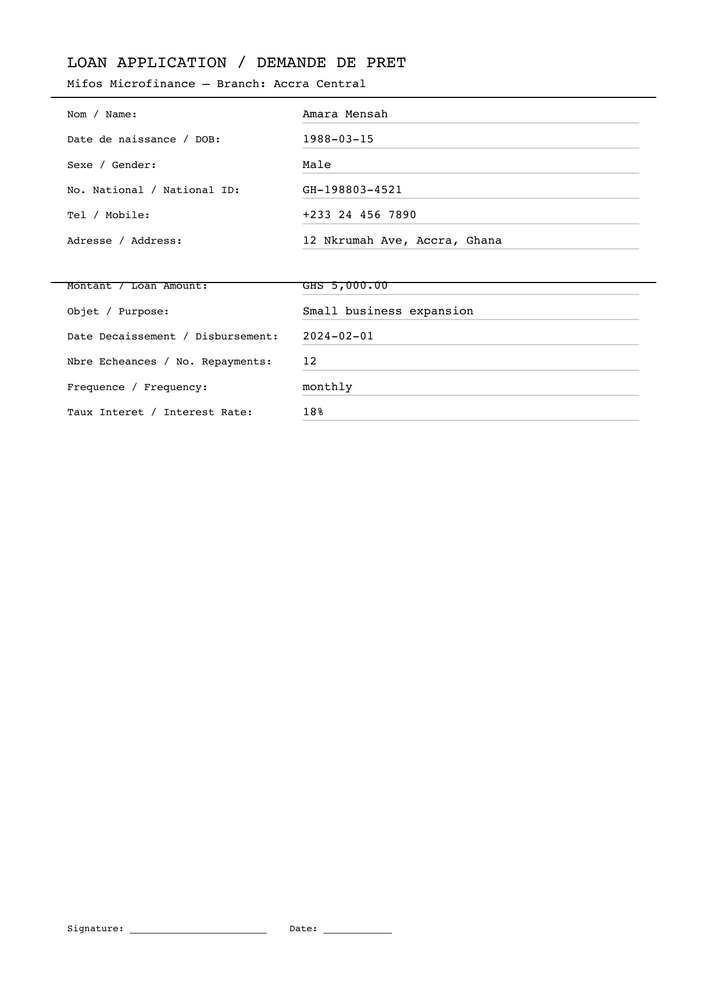
#> input picture sample_forms/handwritten_form_1.png, 707 x 999 px, shrunk from 1241 x 1754 before the run; its folder holds only this picture in this run
$ python -i ocr.py   (imports and definitions only)
#> lines starting #> are read from the running program, lines starting #| are printed output that depends on the picture; after the words box and inside, x2 and y2 are one past the last pixel; in counts of white or black regions, pixels touching at a corner belong together
#> further down, picture is the input picture: PIL image 707x999 RGB; min 0, max 255, mean 251.7
"""
ocr.py — Image preprocessing and Tesseract OCR extraction.

Handles skewed scans, low contrast, and mixed handwriting/print.
"""

import cv2
import numpy as np
import pytesseract
from PIL import Image
import io


def preprocess_image(image: Image.Image) -> np.ndarray:
    """
    Enhance scan quality before OCR:
    - Convert to grayscale
    - Deskew (straighten tilted scans)
    - Denoise
    - Adaptive threshold (handles uneven lighting)
    """
    img = np.array(image.convert("RGB"))
    gray = cv2.cvtColor(img, cv2.COLOR_RGB2GRAY)

    # Denoise
    denoised = cv2.fastNlMeansDenoising(gray, h=10)

    # Deskew
    deskewed = _deskew(denoised)

    # Adaptive threshold — works better than global for handwriting
    thresh = cv2.adaptiveThreshold(
        deskewed, 255,
        cv2.ADAPTIVE_THRESH_GAUSSIAN_C,
        cv2.THRESH_BINARY, 11, 2
    )

    return thresh


def _deskew(gray: np.ndarray) -> np.ndarray:
    """Rotate image to correct skew using Hough line detection."""
    edges = cv2.Canny(gray, 50, 150, apertureSize=3)
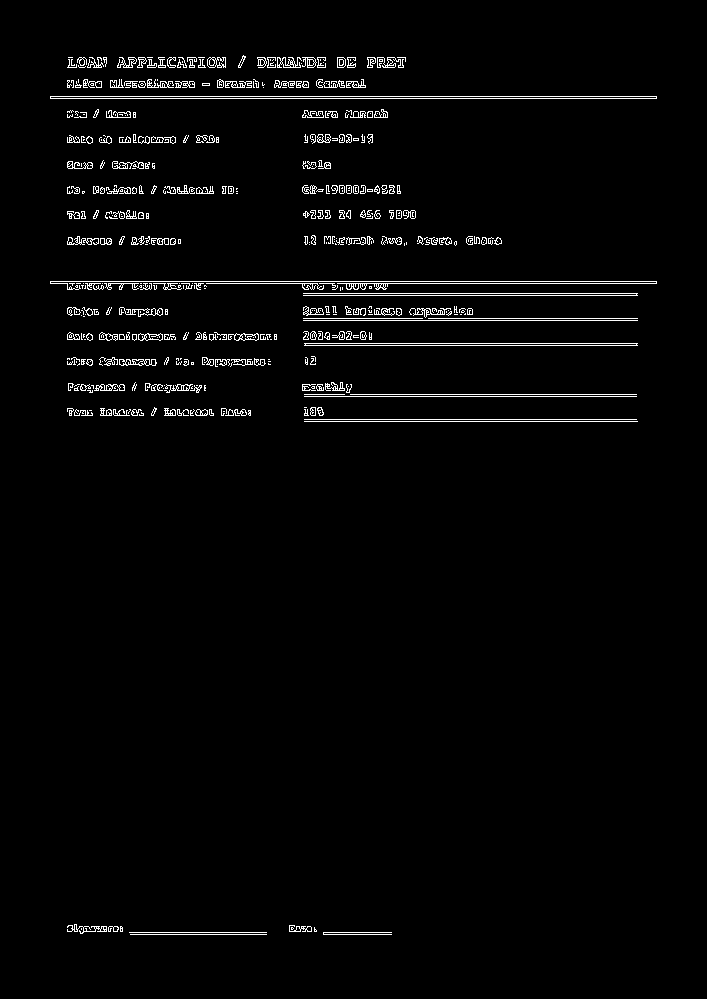
#> edges: shape (999, 707); 2.4% white in thin lines or dots, all inside (x1, y1, x2, y2) = (50, 55, 657, 935)
    lines = cv2.HoughLines(edges, 1, np.pi / 180, threshold=100)
#> lines = 117 rows, first 8: [96, 1.57], [98, 1.57], [281, 1.57], [283, 1.57], [293, 1.57], [295, 1.57], [320, 1.57], [343, 1.57]

    if lines is None:
        return gray

    angles = []
    for rho, theta in lines[:, 0]:
        angle = (theta - np.pi / 2) * (180 / np.pi)
        if abs(angle) < 45:  # ignore near-vertical lines
            angles.append(angle)
#> this loop made 117 passes
#> (rho, theta, angle) on passes 1 to 12: (96, 1.57, 2.5e-06), (98, 1.57, 2.5e-06), (281, 1.57, 2.5e-06), (283, 1.57, 2.5e-06), (293, 1.57, 2.5e-06), (295, 1.57, 2.5e-06), (320, 1.57, 2.5e-06), (343, 1.57, 2.5e-06), (345, 1.57, 2.5e-06), (421, 1.57, 2.5e-06), (396, 1.57, 2.5e-06), (419, 1.57, 2.5e-06)
#> angle on passes 61 to 66: 2, 3, -5, -1, 1, 1
#> after the loop, angles = 117 values, max 5 at index 105, min -12 at index 110, mean -0.265

    if not angles:
        return gray

    median_angle = float(np.median(angles))
#> median_angle = 2.5e-06
    if abs(median_angle) < 0.5:  # skip tiny corrections
        return gray

    h, w = gray.shape
    center = (w // 2, h // 2)
    M = cv2.getRotationMatrix2D(center, median_angle, 1.0)
    return cv2.warpAffine(gray, M, (w, h), flags=cv2.INTER_CUBIC,
                          borderMode=cv2.BORDER_REPLICATE)


# [44 lines left out: functions extract_text, image_to_bytes, not called in this run]

>>> from PIL import Image
>>> picture = Image.open('sample_forms/handwritten_form_1.png')
>>> result = preprocess_image(picture)
#> in preprocess_image, `thresh = cv2.adaptiveThreshold( deskewed, 255, cv2.ADAPTIVE_THRESH_GAU..`:
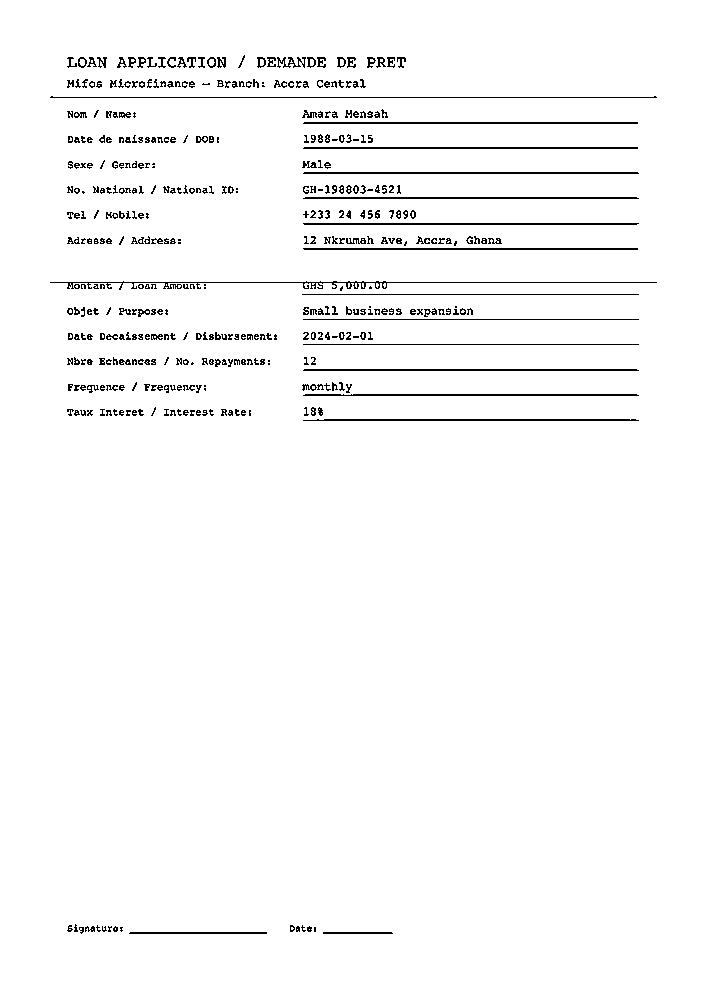
#> thresh: shape (999, 707); 97.3% white; black in thin lines or dots, all inside (x1, y1, x2, y2) = (50, 55, 657, 934)

$ run again, on sample_forms/sample_report_template.png
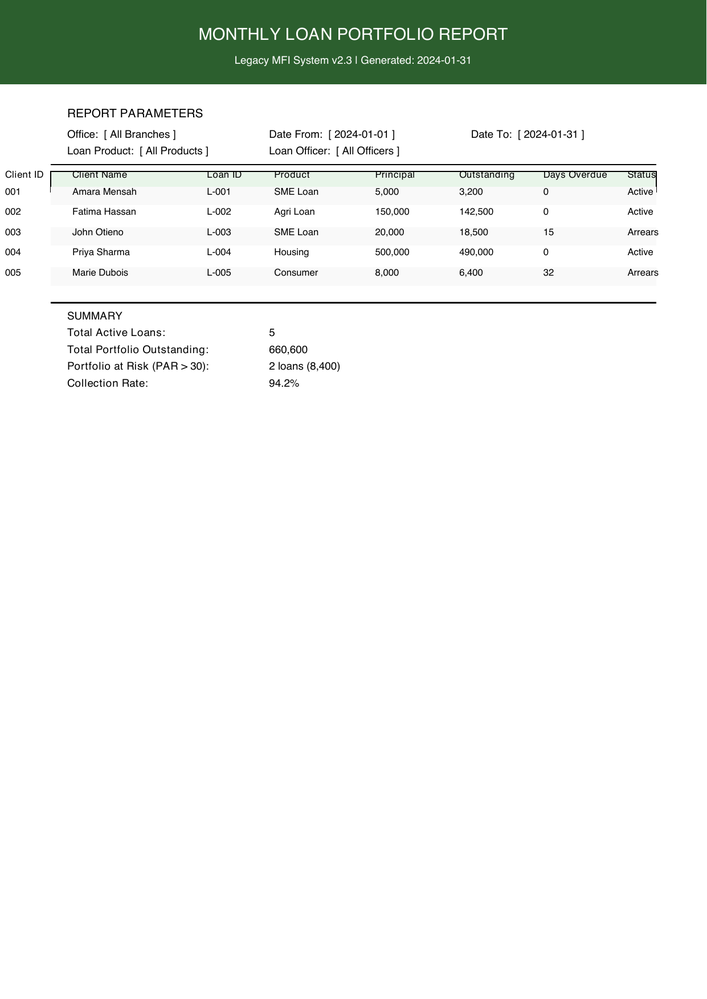
#> input picture sample_forms/sample_report_template.png, 707 x 999 px, shrunk from 1241 x 1754 before the run
#> picture is the input picture: PIL image 707x999 RGB; mean R, G, B 233.8, 238.1, 234
#> in _deskew, `edges = cv2.Canny(gray, 50, 150, apertureSize=3)`:
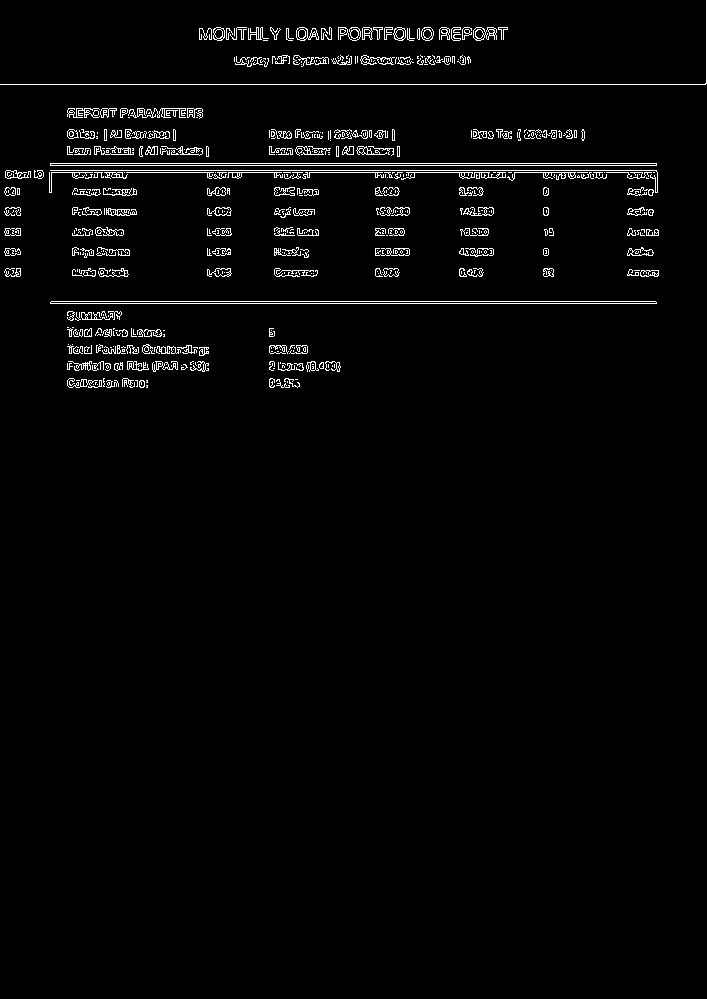
#> edges: shape (999, 707); 2.4% white in thin lines or dots, all inside (x1, y1, x2, y2) = (0, 0, 707, 388)
#> lines = 119 rows, first 8: [84, 1.57], [170, 1.57], [163, 1.57], [165, 1.57], [303, 1.57], [301, 1.57], [172, 1.57], [174, 1.55]
#> the loop in _deskew, `for rho, theta in lines[:, 0]:` made 119 passes
#> (rho, theta, angle) on passes 1 to 8: (84, 1.57, 2.5e-06), (170, 1.57, 2.5e-06), (163, 1.57, 2.5e-06), (165, 1.57, 2.5e-06), (303, 1.57, 2.5e-06), (301, 1.57, 2.5e-06), (172, 1.57, 2.5e-06), (174, 1.55, -1)
#> after the loop in _deskew, `for rho, theta in lines[:, 0]:`: angles = 119 values, max 13 at index 90, min -45 at index 101, mean -0.0588
#> median_angle = 2.5e-06
#> in preprocess_image, `thresh = cv2.adaptiveThreshold( deskewed, 255, cv2.ADAPTIVE_THRESH_GAU..`:
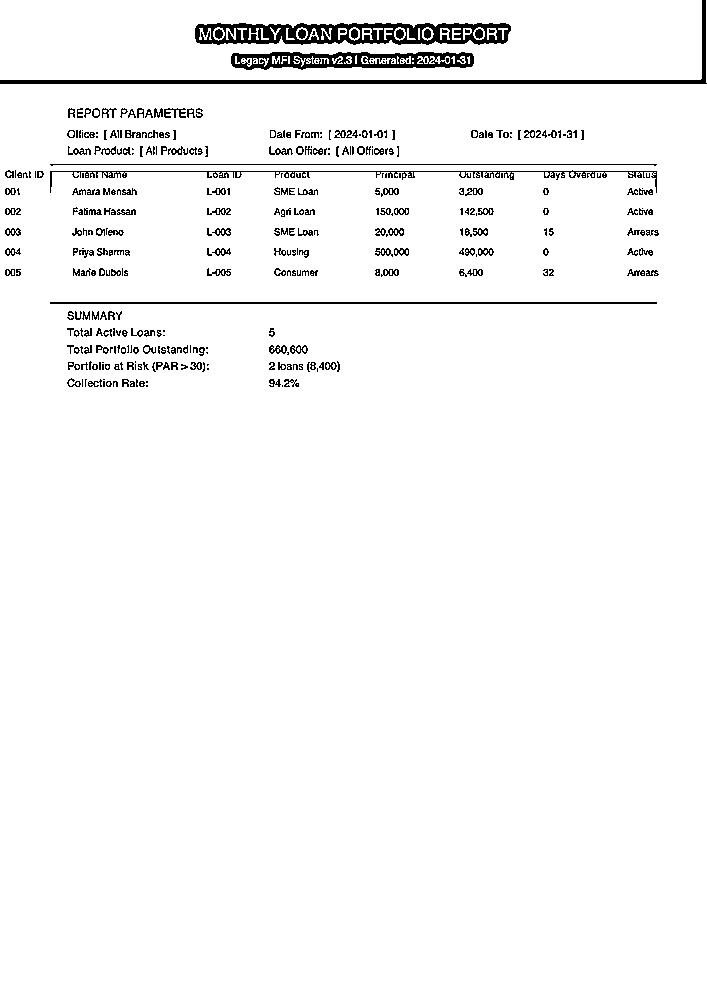
#> thresh: shape (999, 707); 96.7% white; 378 black regions (146 under 20 px), largest, box (x1, y1, x2, y2) and area: (195, 23, 511, 45) 4198, (0, 0, 707, 84) 3146, (231, 52, 474, 70) 2627
